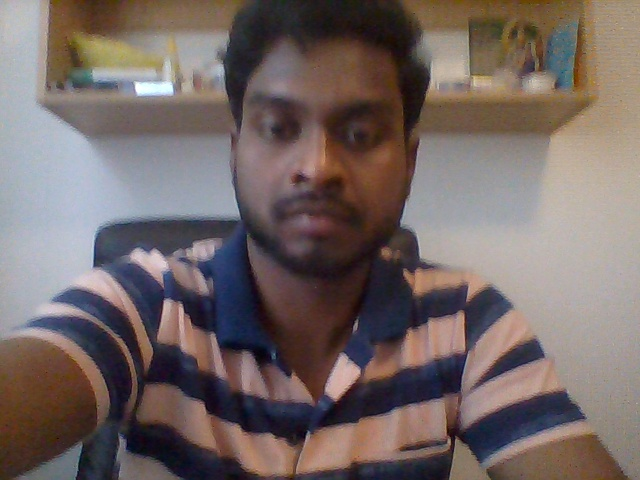
#> input picture image_1678012973.4821362.jpg, 640 x 480 px, given in place of the camera
$ python 'colorshape copy 2.py'
#> lines starting #> are read from the running program, lines starting #| are printed output that depends on the picture; after the words box and inside, x2 and y2 are one past the last pixel; in counts of white or black regions, pixels touching at a corner belong together
import cv2 as cv
import numpy as np

def nothing (x):
    pass

cap = cv.VideoCapture(1)
cap1 = cv.VideoCapture(2)

cv.namedWindow("Trackbars")
cv.createTrackbar("L-H", "Trackbars", 0, 179, nothing)
#> slider 'L-H' is set to 35
cv.createTrackbar("L-S", "Trackbars", 0, 255, nothing)
#> slider 'L-S' is set to 51
cv.createTrackbar("L-V", "Trackbars", 0, 255, nothing)
#> slider 'L-V' is set to 51
cv.createTrackbar("U-H", "Trackbars", 179, 179, nothing)
cv.createTrackbar("U-S", "Trackbars", 255, 255, nothing)
cv.createTrackbar("U-V", "Trackbars", 255, 255, nothing)

while True:
    _, frame = cap.read()
#> frame is the input picture: shape (480, 640, 3); mean B, G, R 100.6, 103.1, 116.2
    _, frame1 = cap1.read()
    hsv1 = cv.cvtColor(frame,cv.COLOR_BGR2HSV)
#> hsv1: shape (480, 640, 3); mean H, S, V 64.1, 70.4, 121.9
    hsv2 = cv.cvtColor(frame1,cv.COLOR_BGR2HSV)
    l_h = cv.getTrackbarPos("L-H", "Trackbars")
    l_s = cv.getTrackbarPos("L-S", "Trackbars")
    l_v = cv.getTrackbarPos("L-V", "Trackbars")
    u_h = cv.getTrackbarPos("U-H", "Trackbars")
    u_s = cv.getTrackbarPos("U-S", "Trackbars")
    u_v = cv.getTrackbarPos("U-V", "Trackbars")

    lower= np.array([[l_h, l_s, l_v]])
    upper= np.array([[u_h, u_s, u_v]])
    mask1 = cv.inRange(hsv1, lower, upper)
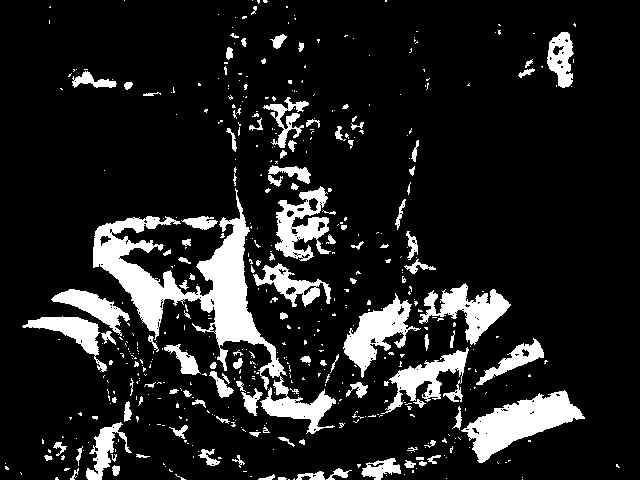
#> mask1: shape (480, 640); 13.1% white; 508 white regions (392 under 20 px), largest, box (x1, y1, x2, y2) and area: (93, 188, 336, 434) 11141, (461, 390, 585, 463) 3860, (343, 293, 421, 378) 2454
    mask2 = cv.inRange(hsv2, lower, upper)

    result1 = cv.bitwise_and(frame, frame, mask=mask1)
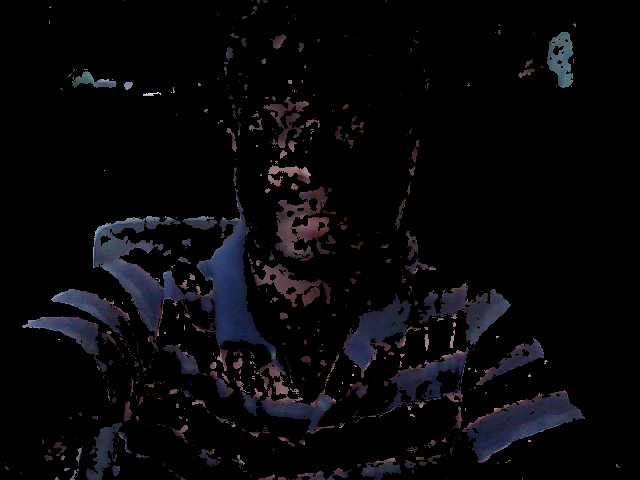
#> result1: shape (480, 640, 3); mean B, G, R 9.9, 7.5, 8
    result2 = cv.bitwise_and(frame1, frame1, mask=mask2)

    cv.imshow("frame", frame)
    cv.imshow("frame1", frame1)
    cv.imshow("mask1", mask1)
    cv.imshow("mask2", mask2)
    cv.imshow("result1", result1)
    cv.imshow("result2", result2)


    key = cv.waitKey(5)
#> (key Esc is pressed here)
    if key ==27:
        break


cap.release()
cap1.release()

cv.destroyAllWindows()

$ run again, on image_1678012978.860149.jpg
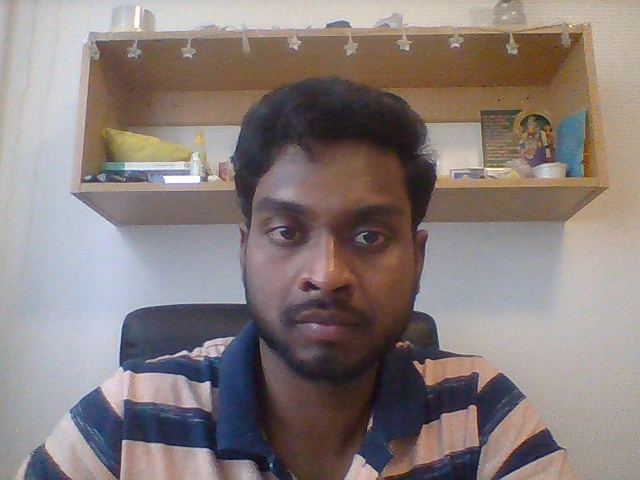
#> input picture image_1678012978.860149.jpg, 640 x 480 px, given in place of the camera
#> frame is the input picture: shape (480, 640, 3); mean B, G, R 123, 125.4, 136.3
#> hsv1: shape (480, 640, 3); mean H, S, V 66.8, 57.3, 142.6
#> `mask1 = cv.inRange(hsv1, lower, upper)`:
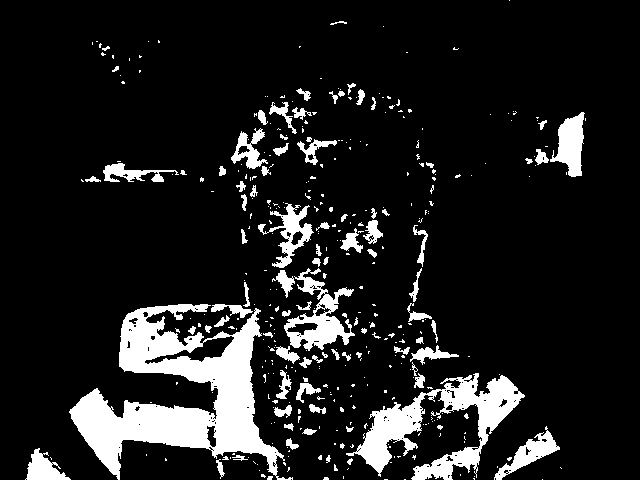
#> mask1: shape (480, 640); 12.2% white; 382 white regions (294 under 20 px), largest, box (x1, y1, x2, y2) and area: (69, 304, 293, 480) 15590, (346, 373, 525, 480) 6395, (284, 268, 355, 351) 2175
#> `result1 = cv.bitwise_and(frame, frame, mask=mask1)`:
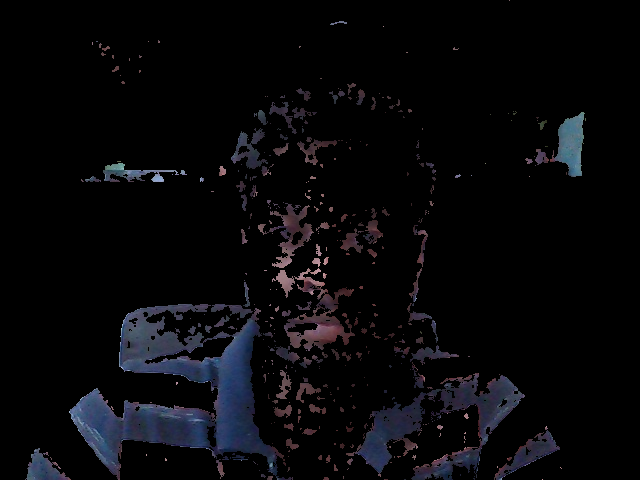
#> result1: shape (480, 640, 3); mean B, G, R 10.1, 7.6, 7.6
